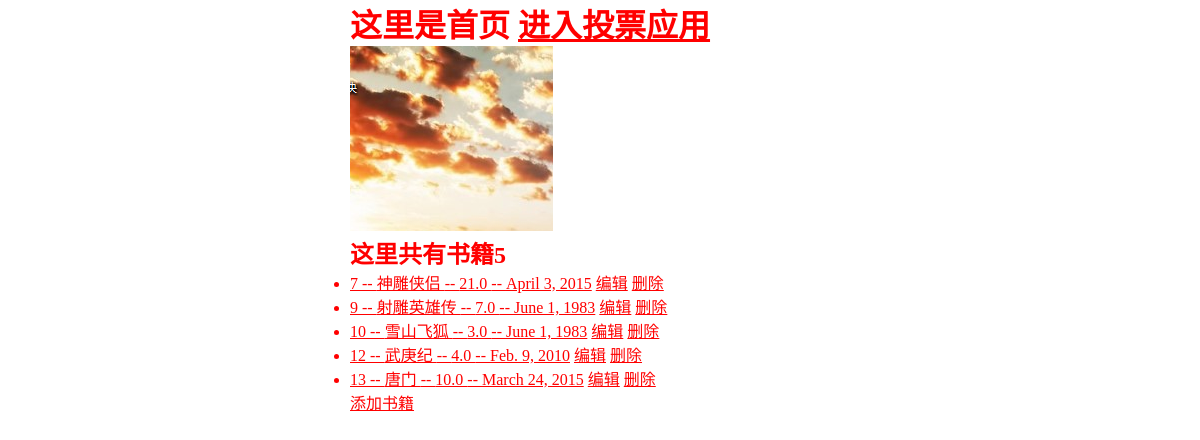
The app's page /, older data.
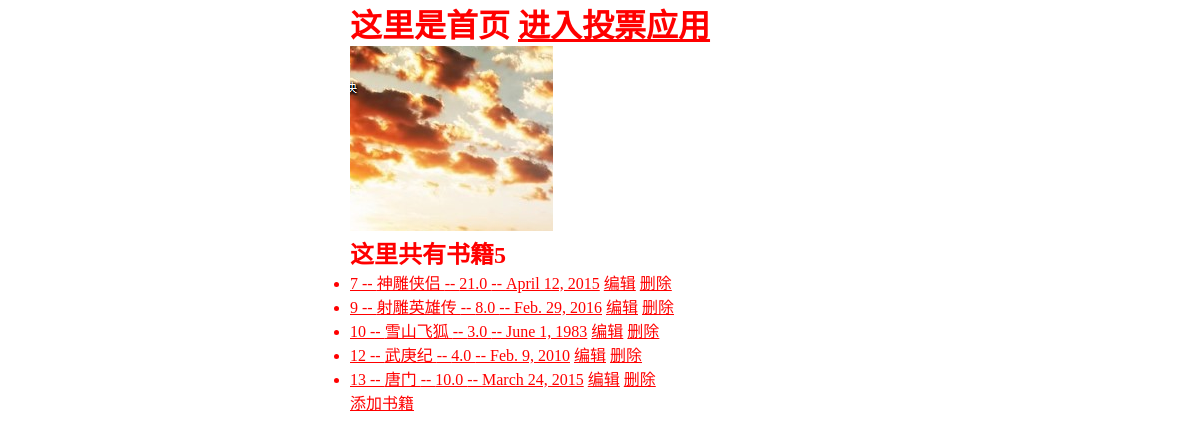
The same page, newer data.
### booktest/models.py (models this page shows, shortened)
class Book(models.Model):
    title = models.CharField(max_length=20, verbose_name="图书名")
    price = models.FloatField(default=0)
    pub_date = models.DateField(default="1983-06-01")
    author = models.CharField(max_length=20, default="sqz")
    desc = models.CharField(max_length=50, null=True, blank=True, db_column='description', help_text="请输入书籍备注信息")

### booktest/views.py (the view)
# urls.py: url(r'^$', views.index, name='index'),
def index(request):
    books = Book.objects.all()
    return render(request, 'index.html', {'books': books})

### templates/index.html (shortened to what this page needs)
<!DOCTYPE html>
<html lang="en">
<head>
    <link rel="stylesheet" href="/static/css/main.css">
</head>
<body>
    <div class="container">
        <h1 class="center">这里是首页 <a href="{% url 'polls:index' %}">进入投票应用</a></h1>
        <div>
            <div class="center">
                <img src="/static/img/图片.jpg" alt="">
            </div>
            <h2>这里共有书籍{{books.count}}</h2>
            <ul>
                {% for book in books %}
                <li>
                    <a href="{% url 'booktest:detail' book.id %}">{{book.id}} -- {{book.title}} -- {{book.price}} -- {{book.pub_date}}</a>
                    <a href="{% url 'booktest:editbook' book.id %}">编辑</a>
                    <a href="{% url 'booktest:deletebook' book.id %}">删除</a>
                </li>
                {% endfor %}
            </ul>
            <a href="{% url 'booktest:addbook' %}">添加书籍</a>
        </div>
    </div>
</body>
</html>

Row changes from the older to the newer data that the page shows:
changed Book "神雕侠侣": pub_date "April 3, 2015" → "April 12, 2015"
changed Book "射雕英雄传": price "7.0" → "8.0"; pub_date "June 1, 1983" → "Feb. 29, 2016"
